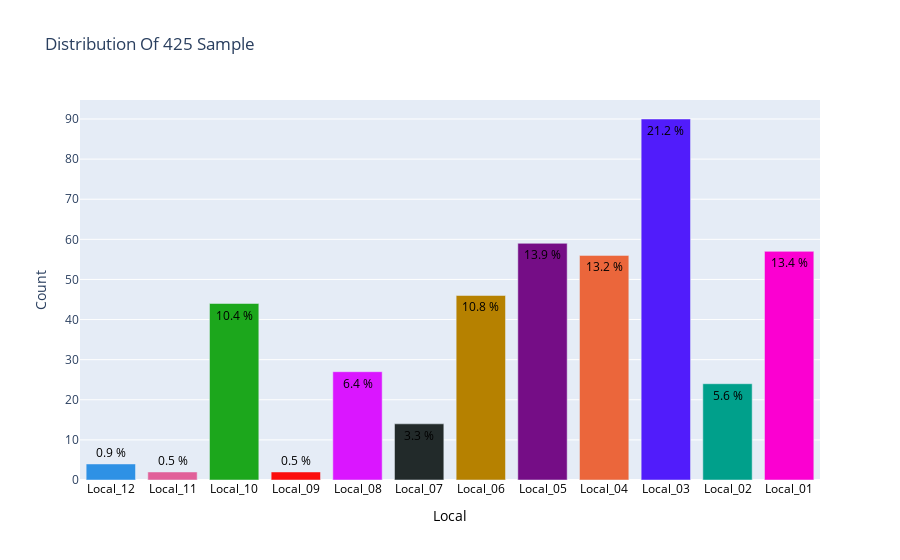

The cell this chart's notebook holds for it:
### Markdown cell above
### Local: refers to the city in which the plant is located

### Code cell
data = df2['Local'].value_counts().sort_index(ascending=False)
trace = go.Bar(x = data.index,
               text = ['{:.1f} %'.format(val) for val in (data.values / df2.shape[0] * 100)],
               textposition = 'auto',
               textfont = dict(color = '#000000'),
               y = data.values,
               marker_color=px.colors.qualitative.Dark24,
               
               )
# Create layout
layout = dict(title = 'Distribution Of {} Sample'.format(df2.shape[0]),
              xaxis = dict(title = 'Local',color = '#000000'),
              yaxis = dict(title = 'Count'))
# Create plot
fig = go.Figure(data=[trace], layout=layout)
fig.show(renderer="colab")
iplot(fig)

### Figure 1 — Plotly figure (JSON) as saved in the notebook; plotly's stock layout.template omitted (floating-point values rounded to 4 significant figures)
{"data": [{"textposition": "auto", "textfont": {"color": "#000000"}, "text": ["0.9 %", "0.5 %", "10.4 %", "0.5 %", "6.4 %", "3.3 %", "10.8 %", "13.9 %", "13.2 %", "21.2 %", "5.6 %", "13.4 %"], "y": [4, 2, 44, 2, 27, 14, 46, 59, 56, 90, 24, 57], "marker": {"color": ["#2E91E5", "#E15F99", "#1CA71C", "#FB0D0D", "#DA16FF", "#222A2A", "#B68100", "#750D86", "#EB663B", "#511CFB", "#00A08B", "#FB00D1", "#FC0080", "#B2828D", "#6C7C32", "#778AAE", "#862A16", "#A777F1", "#620042", "#1616A7", "#DA60CA", "#6C4516", "#0D2A63", "#AF0038"]}, "x": ["Local_12", "Local_11", "Local_10", "Local_09", "Local_08", "Local_07", "Local_06", "Local_05", "Local_04", "Local_03", "Local_02", "Local_01"], "type": "bar"}], "layout": {"yaxis": {"title": {"text": "Count"}}, "xaxis": {"color": "#000000", "title": {"text": "Local"}}, "title": {"text": "Distribution Of 425 Sample"}}}
